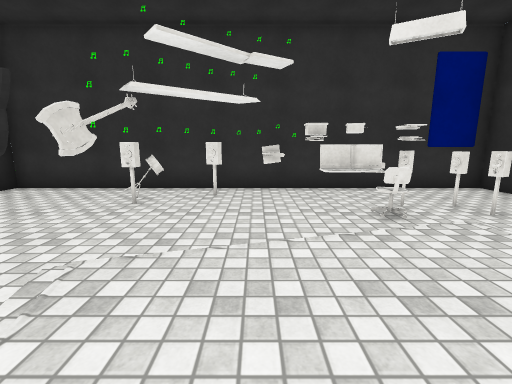
view 1 (above)

16 first-person views from a walk through a scene from a Unity 3-D project. The camera is 1.3 m above the floor, tilts 10° down and sees 90° across. The floor is counted in squares, 1 m on a side. Each view is taken from the middle of a square. On the plan, view 1 faces up. The plan holds only what a view shows up to about 13 squares ahead; the rest is blank. The place goes on beyond the plan. The player is left out. Some animated figures are not drawn. Surface patterns are stand-ins for the level's own textures.

view 2
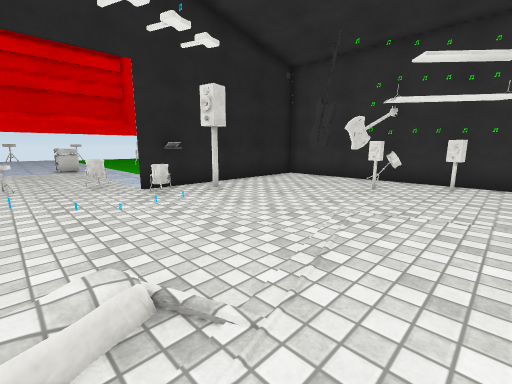

view 3
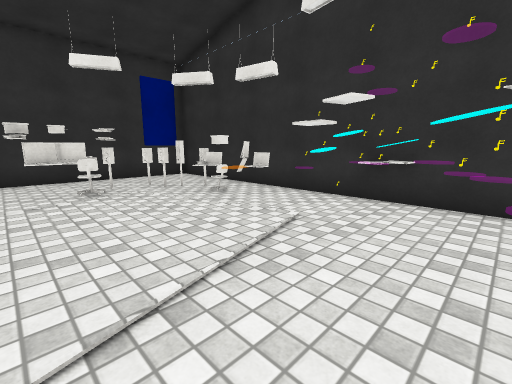

view 4
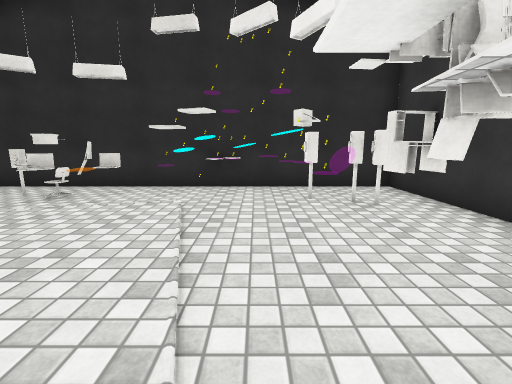

view 5
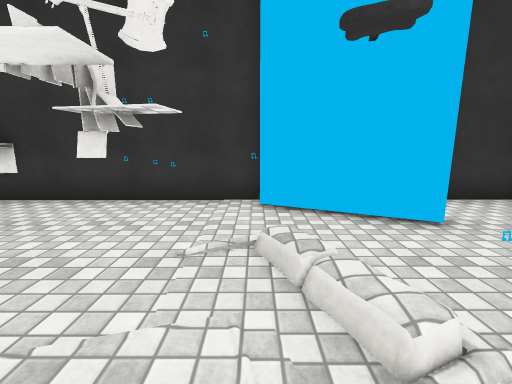

view 6
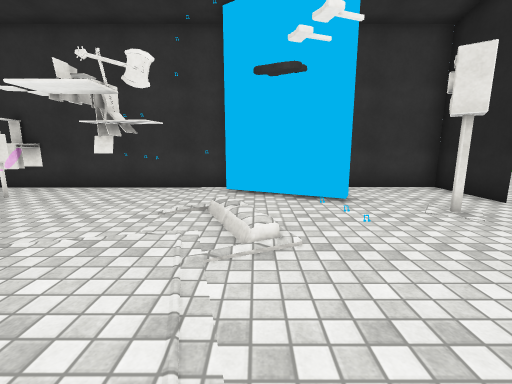

view 7
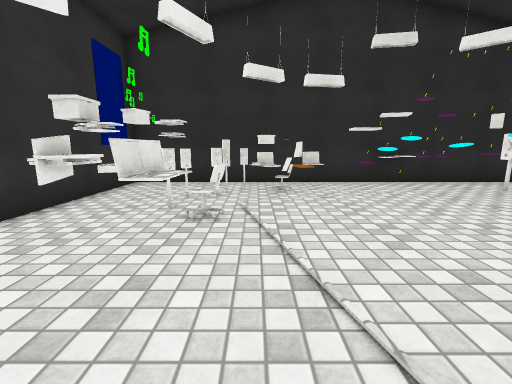

view 8
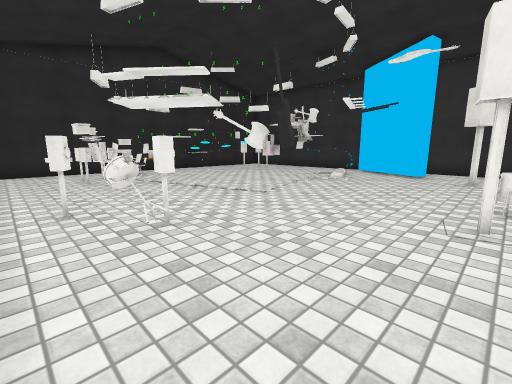

view 9
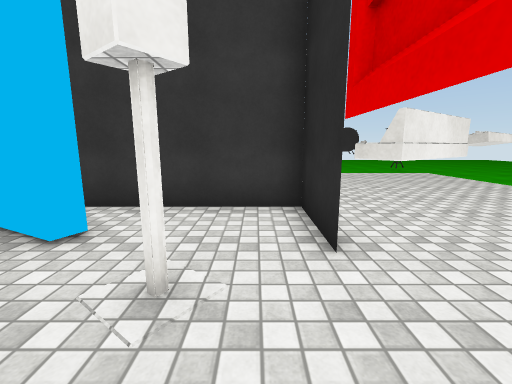

view 10
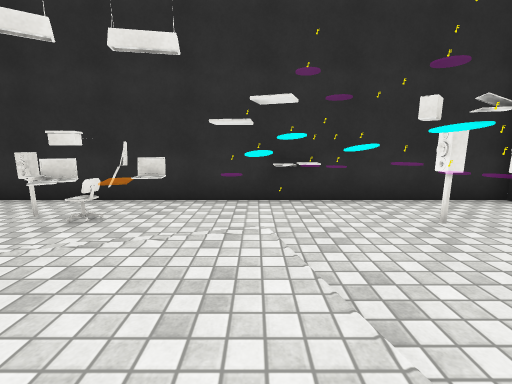

view 11
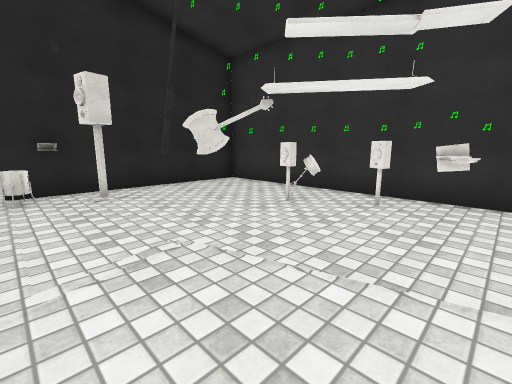

view 12
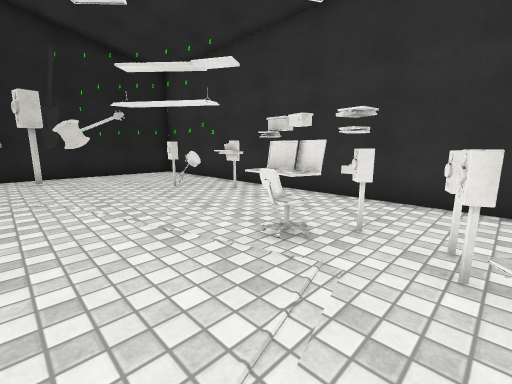

view 13
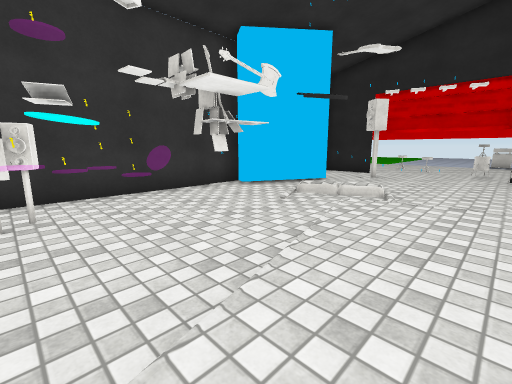

view 14
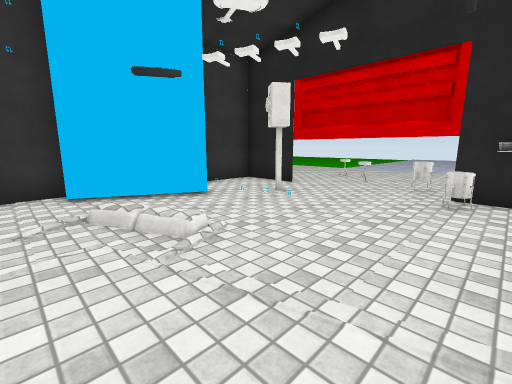

view 15
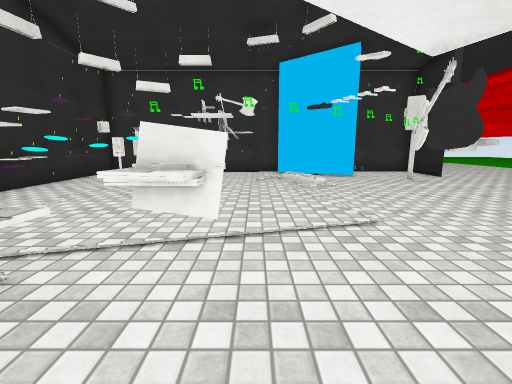

view 16
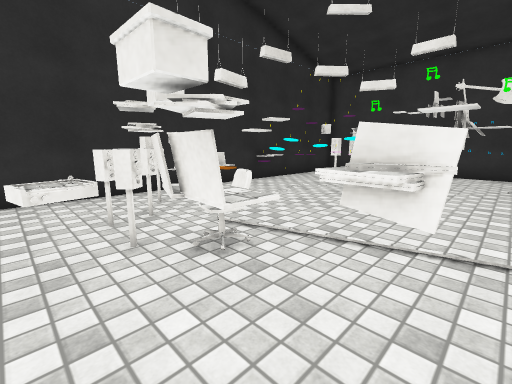

### Floor plan
Points are (right, up) in squares from view 1. A wall is a line through its corners. A room is listed if a view was taken in it or the views show most of it. See-through windows are left out.
Room 1 (views 1, 2, 3, 4, 5, 6, 7, 8, 9, 10, 11, 12, 13, 14, 15, 16)
walls: (0.7, -4) (0.8, -3.5); (1.1, -4.1) (1.2, -3.8); (1.4, -4.1) (1.4, -3.8) (1.7, -3.7); (-2.6, 6.4) (-2.8, 6.7) (-2.6, 6.9) (-2.4, 6.4); (5.3, -3.6) (5.3, -3.1); (4.5, -4.5) (5, -4.7); (-4.5, -4.8) (-4.2, -4.3) (-1.1, -5.8) (-1.3, -6.2); (-1.6, -6.5) (4.8, -6.5); (7.5, -2.4) (7.5, 8.5) (-8, 8.5) (-8, -6.5) (-3.1, -6.5)
ways out: opening at (6, -4.5)
objects: other object (-7, 1); other object (-3, -2); other object (-3, 0); other object (-3, 3); other object (-3, 6); other object (-2, -2); other object (-2, 3); other object (-1, -3); other object (-1, 7); other object (1, 6); other object (2, 5); other object (2, 6); other object (3, 5); other object (3, 6); other object (3, 7); other object (5, -3); other object (5, -1); other object (5, 5); other object (5, 6); other object (6, 0); other object (6, 2); other object (6, 4); other object (7, 3); other object (7, 4)

Positions as (right, up) in squares from view 1, and headings:
1: (0, 0), facing up
2: (0, -2), facing up-left
3: (1, -3), facing up-right
4: (-1, -2), facing right
5: (-1, 0), facing down
6: (-2, 2), facing down
7: (-2, 4), facing right
8: (-7, 8), facing down-right
9: (-7, -1), facing down
10: (1, 0), facing right
11: (1, 1), facing up-left
12: (5, 2), facing up-left
13: (5, 1), facing down-left
14: (0, 2), facing down-left
15: (0, 7), facing down
16: (0, 7), facing down-right
